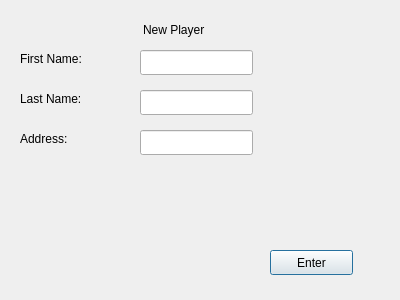
<?xml version="1.0" encoding="UTF-8"?>
<ui version="4.0">
 <class>NewPlayerScreenDialog</class>
 <widget class="QDialog" name="NewPlayerScreenDialog">
  <property name="geometry">
   <rect>
    <x>0</x>
    <y>0</y>
    <width>400</width>
    <height>300</height>
   </rect>
  </property>
  <property name="windowTitle">
   <string>Dialog</string>
  </property>
  <widget class="QLabel" name="label">
   <property name="geometry">
    <rect>
     <x>20</x>
     <y>50</y>
     <width>91</width>
     <height>17</height>
    </rect>
   </property>
   <property name="text">
    <string>First Name:</string>
   </property>
  </widget>
  <widget class="QLabel" name="label_2">
   <property name="geometry">
    <rect>
     <x>20</x>
     <y>90</y>
     <width>91</width>
     <height>17</height>
    </rect>
   </property>
   <property name="text">
    <string>Last Name:</string>
   </property>
  </widget>
  <widget class="QLabel" name="label_3">
   <property name="geometry">
    <rect>
     <x>20</x>
     <y>130</y>
     <width>64</width>
     <height>17</height>
    </rect>
   </property>
   <property name="text">
    <string>Address:</string>
   </property>
  </widget>
  <widget class="QLabel" name="label_4">
   <property name="geometry">
    <rect>
     <x>143</x>
     <y>20</y>
     <width>81</width>
     <height>20</height>
    </rect>
   </property>
   <property name="text">
    <string>New Player</string>
   </property>
  </widget>
  <widget class="QLineEdit" name="FirstName">
   <property name="geometry">
    <rect>
     <x>140</x>
     <y>50</y>
     <width>113</width>
     <height>25</height>
    </rect>
   </property>
  </widget>
  <widget class="QLineEdit" name="LastName">
   <property name="geometry">
    <rect>
     <x>140</x>
     <y>90</y>
     <width>113</width>
     <height>25</height>
    </rect>
   </property>
  </widget>
  <widget class="QLineEdit" name="Address">
   <property name="geometry">
    <rect>
     <x>140</x>
     <y>130</y>
     <width>113</width>
     <height>25</height>
    </rect>
   </property>
  </widget>
  <widget class="QPushButton" name="Enter">
   <property name="geometry">
    <rect>
     <x>270</x>
     <y>250</y>
     <width>83</width>
     <height>25</height>
    </rect>
   </property>
   <property name="text">
    <string>Enter</string>
   </property>
  </widget>
 </widget>
 <resources/>
 <connections/>
</ui>
